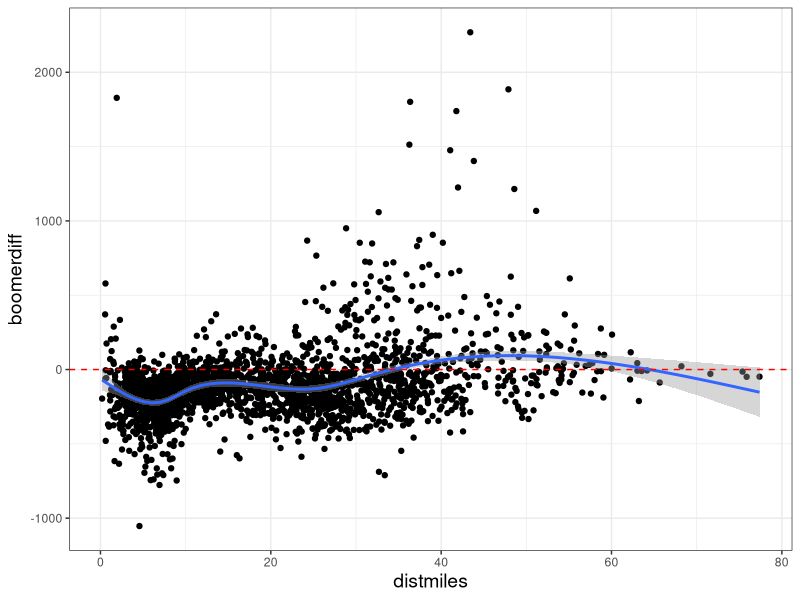
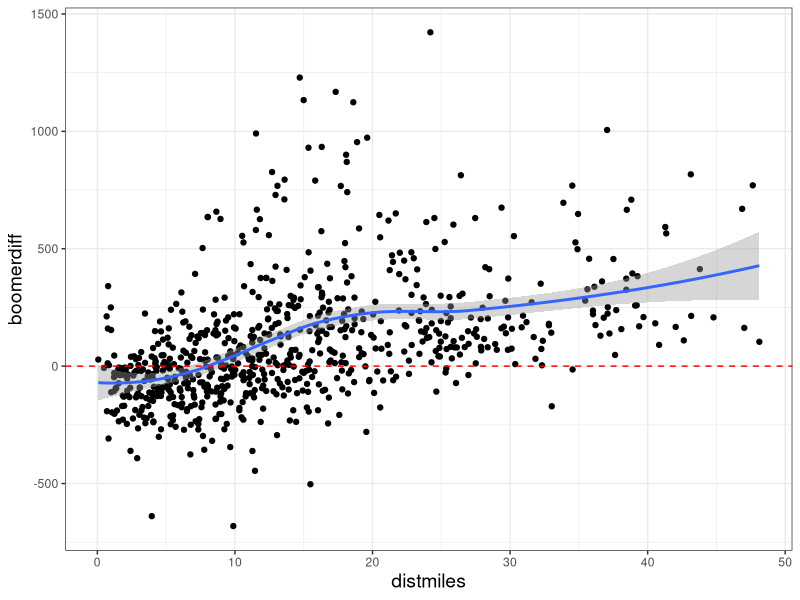

R code for these plots, in order:
## Script to produce ggplot2 plots for AAG 2014 ##

library(foreign)
library(ggplot2)

dat <- read.dta("boomer_merged.dta")

dat.chi <- dat[dat$metroid == 16980,]

sub.chi <- dat.chi[dat.chi$boomergro < 200, ]

# chi.gro <- ggplot(sub.chi, aes(distmiles, boomergro))
# 
# chi.gro + geom_point() + stat_smooth()
# 
# chi.lq <- ggplot(sub.chi, aes(distmiles, lqdiff))
# 
# chi.lq + geom_point() + stat_smooth() + theme_bw()

chi.diff <- ggplot(sub.chi, aes(distmiles, boomerdiff))

cplot <- chi.diff + 
  geom_point() + 
  stat_smooth() + 
  theme_bw() + 
  geom_hline(yintercept = 0, color = "red", linetype = "dashed") + 
  labs(list(y = "Difference in baby boomer population between 2000 and 2010", 
            x = "Distance from city hall (miles)")) + 
  theme(
    axis.title.x = element_text(size = 14), 
    axis.title.y = element_text(size = 14))

ggsave(file = "assets/img/chicago.png", plot = cplot, width = 11.5, height = 8)



dat.tsp <- dat[dat$metroid == 45300,]

sub.tsp <- dat.tsp[dat.tsp$boomergro < 200, ]

# tsp.gro <- ggplot(sub.tsp, aes(distmiles, boomergro))
# 
# tsp.gro + geom_point() + stat_smooth()
# 
# tsp.lq <- ggplot(sub.tsp, aes(distmiles, lqdiff))
# 
# tsp.lq + geom_point() + stat_smooth() + theme_bw()

tsp.diff <- ggplot(dat.tsp, aes(distmiles, boomerdiff))

tplot <- tsp.diff + 
        geom_point() + 
        stat_smooth() + 
        theme_bw() + 
        geom_hline(yintercept = 0, color = "red", linetype = "dashed") + 
        labs(list(y = "Difference in baby boomer population between 2000 and 2010", 
                    x = "Distance from city hall (miles)")) + 
        theme(
          axis.title.x = element_text(size = 14), 
          axis.title.y = element_text(size = 14))

ggsave(file = "assets/img/tampa.png", plot = tplot, width = 11.5, height = 8)


# dat.dc <- dat[dat$metroid == 47900,]
# 
# sub.dc <- dat.dc[dat.dc$boomergro < 200, ]
# 
# dc.diff <- ggplot(dat.dc, aes(distmiles, boomerdiff))
# 
# dcplot <- dc.diff + 
#   geom_point() + 
#   stat_smooth() + 
#   theme_bw() + 
#   geom_hline(yintercept = 0, color = "red", linetype = "dashed") + 
#   labs(list(y = "Difference in baby boomer population between 2000 and 2010", 
#             x = "Distance from city hall (miles)")) + 
#   theme(
#     axis.title.x = element_text(size = 14), 
#     axis.title.y = element_text(size = 14))


# dat.sf <- dat[dat$metroid == 41860,]
# 
# write.csv(dat.sf, "sf.csv")
# 
# sub.sf <- dat.sf[dat.sf$boomergro < 200, ]
# 
# 
# sf.gro <- ggplot(sub.sf, aes(distmiles, boomergro))
# 
# sf.gro + geom_point() + stat_smooth()
# 
# sf.lq <- ggplot(sub.sf, aes(distmiles, lqdiff))
# 
# sf.lq + geom_point() + stat_smooth() + theme_bw()
# 
# sf.diff <- ggplot(sub.sf, aes(boomergro, lqdiff))
# 
# sf.diff + geom_point() + theme_bw()
# 
# 
# dat.dfw <- dat[dat$metroid == 19100,]
# 
# sub.dfw <- dat.dfw[dat.dfw$boomergro < 200, ]
# 
# dfw.gro <- ggplot(sub.dfw, aes(distmiles, boomergro))
# 
# dfw.gro + geom_point() + stat_smooth()
# 
# dfw.lq <- ggplot(sub.dfw, aes(distmiles, lqdiff))
# 
# dfw.lq + geom_point() + stat_smooth() + theme_bw()
# 
# 
# dat.phx <- dat[dat$metroid == 38060,]
# 
# sub.phx <- dat.phx[dat.phx$boomergro < 200, ]
# 
# phx.gro <- ggplot(sub.phx, aes(distmiles, boomergro))
# 
# phx.gro + geom_point() + stat_smooth()
# 
# phx.lq <- ggplot(sub.phx, aes(distmiles, lqdiff))
# 
# phx.lq + geom_point() + stat_smooth() + theme_bw()
# 
# phx.diff <- ggplot(dat.phx, aes(distmiles, boomerdiff))
# 
# phx.diff + geom_point() + stat_smooth() + theme_bw()


